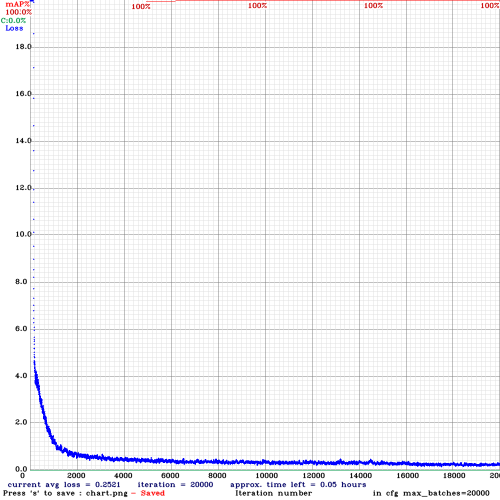
#> input picture treinamentos/chart.png, 1000 x 1000 px, found by its file name (shown at 1/2 size)
$ jupyter execute --allow-errors navios_train.ipynb   (shell and % lines are left out)
#> lines starting #> are read from the running program, lines starting #| are printed output that depends on the picture
# Montar o Google Drive

[cell 1]
from google.colab import drive
#> (the rest of this cell did not finish here and is left out)

# Clonar e buildar o darknet

[cell 2]
%cd darknet

# Carregar o dataset

# Configurar o YOLOv4

[cell 3]
# CFG

[cell 4]
# obj.names e obj.data

[cell 5]
# train.txt and test

# Funções úteis

[cell 6]
# define helper functions
def imShow(path):
#> called with path = 'chart.png'
  import cv2
  import matplotlib.pyplot as plt
  %matplotlib inline

  image = cv2.imread(path)
#> image is the input picture: shape (1000, 1000, 3); mean B, G, R 245.4, 243.3, 243.6
  height, width = image.shape[:2]
#> height = 1000; width = 1000
  resized_image = cv2.resize(image,(3*width, 3*height), interpolation = cv2.INTER_CUBIC)

  fig = plt.gcf()
  fig.set_size_inches(18, 10)
  plt.axis("off")
  plt.imshow(cv2.cvtColor(resized_image, cv2.COLOR_BGR2RGB))
  plt.show()
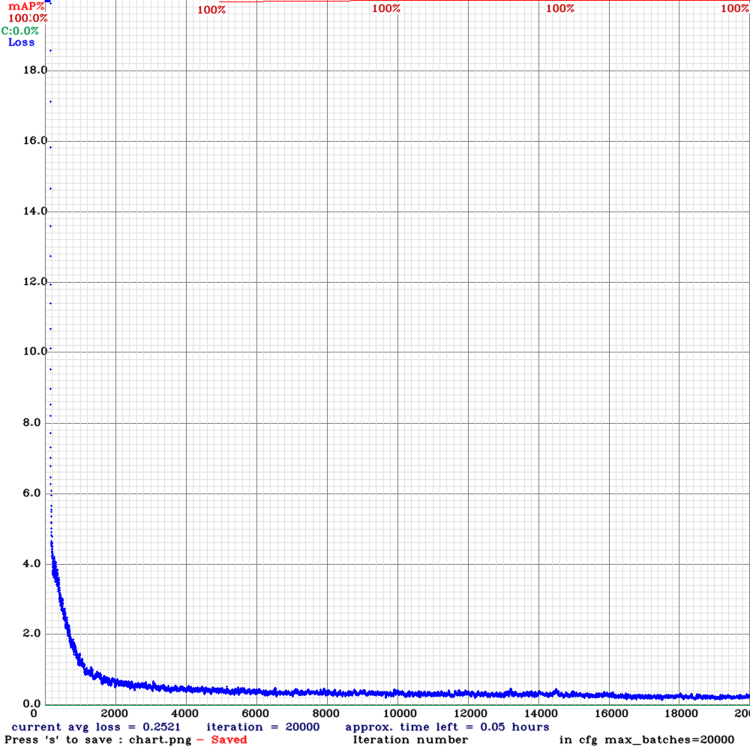
#> shown: shape (3000, 3000, 3) (shown at 1/4 size); mean R, G, B 242.9, 242.6, 244.7

# use this to upload files
def upload():
  from google.colab import files
  uploaded = files.upload()
  for name, data in uploaded.items():
    with open(name, 'wb') as f:
      f.write(data)
      print ('saved file', name)

# use this to download a file
def download(path):
  from google.colab import files
  files.download(path)


$ run again, with treinamentos/1fold.png copied over treinamentos/chart.png
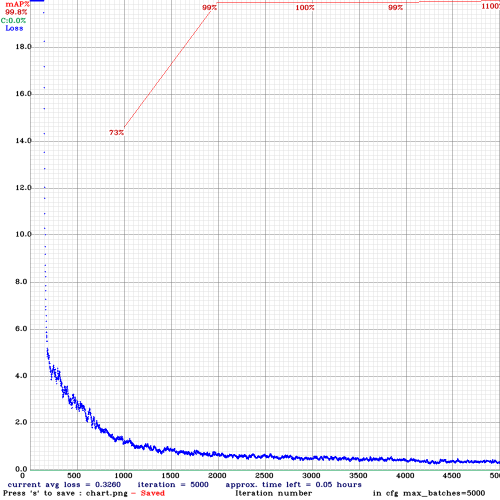
#> input picture treinamentos/1fold.png, 1000 x 1000 px, found by its file name (shown at 1/2 size)
#> in imShow, image is the input picture: shape (1000, 1000, 3); mean B, G, R 245.5, 243.7, 244
#> in imShow, `resized_image = cv2.resize(image,(3*width, 3*height), interpolation = ..`:
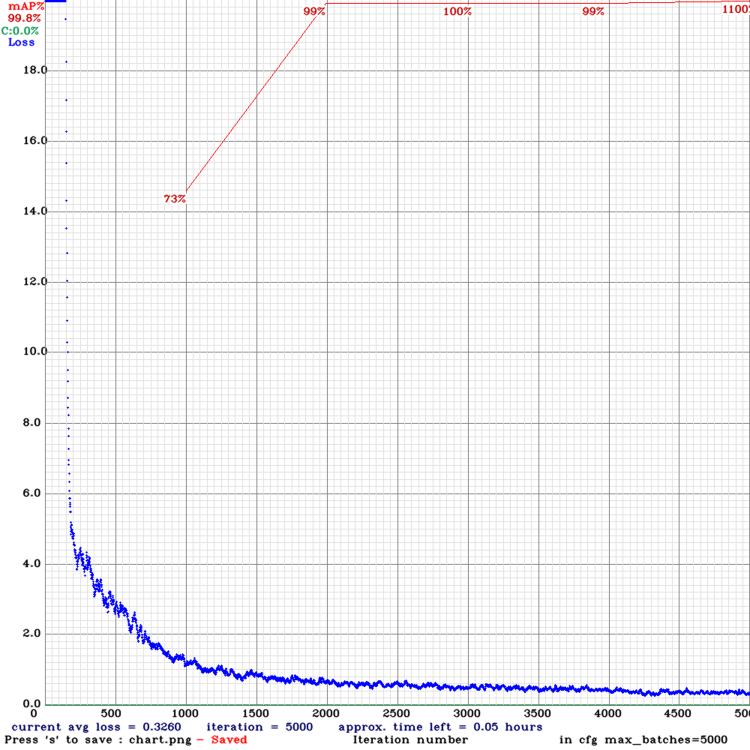
#> resized_image: shape (3000, 3000, 3) (shown at 1/4 size); mean B, G, R 244.8, 243, 243.3
